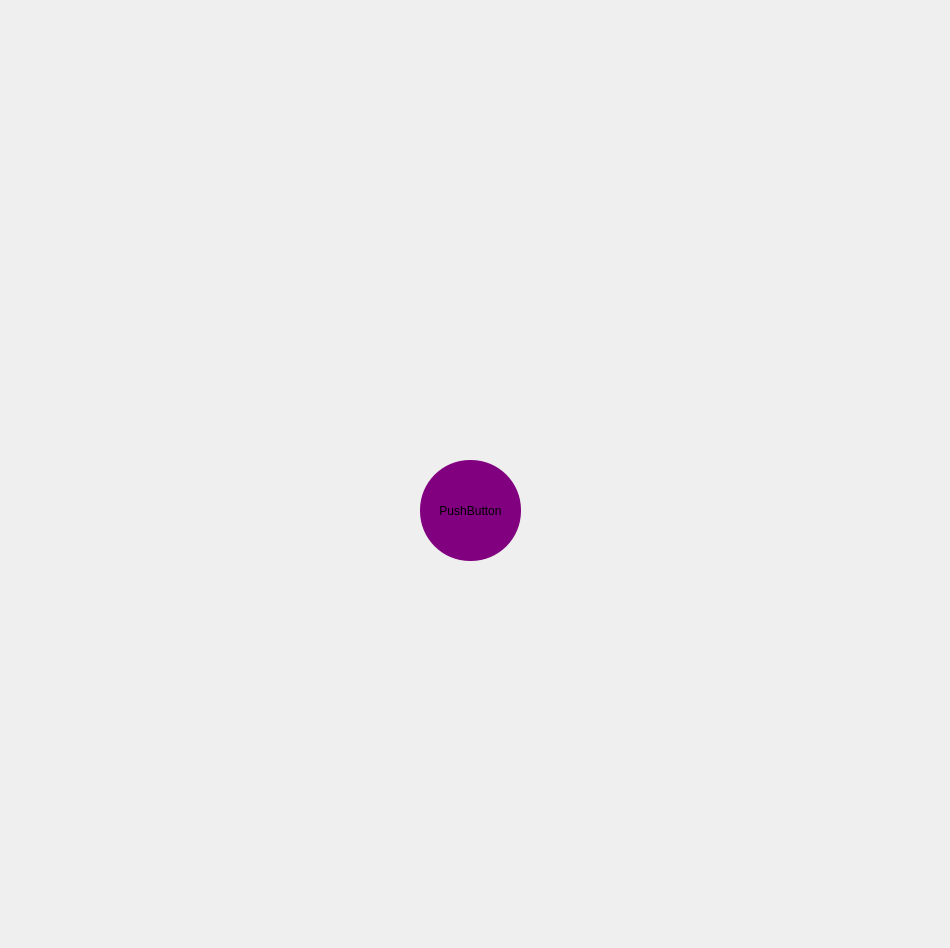
<?xml version="1.0" encoding="UTF-8"?>
<ui version="4.0">
 <class>Dialog</class>
 <widget class="QDialog" name="Dialog">
  <property name="enabled">
   <bool>true</bool>
  </property>
  <property name="geometry">
   <rect>
    <x>0</x>
    <y>0</y>
    <width>950</width>
    <height>948</height>
   </rect>
  </property>
  <property name="mouseTracking">
   <bool>false</bool>
  </property>
  <property name="windowTitle">
   <string>Dialog</string>
  </property>
  <property name="toolTip">
   <string>&lt;html&gt;&lt;head/&gt;&lt;body&gt;&lt;p&gt;WAR&lt;/p&gt;&lt;/body&gt;&lt;/html&gt;</string>
  </property>
  <property name="layoutDirection">
   <enum>Qt::LeftToRight</enum>
  </property>
  <property name="autoFillBackground">
   <bool>false</bool>
  </property>
  <property name="styleSheet">
   <string notr="true">background-image : url(/home/user/Pictures/war.jpg);
background-repeat: no-repeat;</string>
  </property>
  <widget class="QPushButton" name="pushButton">
   <property name="enabled">
    <bool>true</bool>
   </property>
   <property name="geometry">
    <rect>
     <x>420</x>
     <y>460</y>
     <width>101</width>
     <height>101</height>
    </rect>
   </property>
   <property name="cursor">
    <cursorShape>ArrowCursor</cursorShape>
   </property>
   <property name="styleSheet">
    <string notr="true">background:purple;
border: 0.2px solid black;
border-radius: 50px;</string>
   </property>
   <property name="text">
    <string>PushButton</string>
   </property>
   <property name="checkable">
    <bool>true</bool>
   </property>
   <property name="checked">
    <bool>true</bool>
   </property>
  </widget>
 </widget>
 <resources/>
 <connections/>
</ui>
